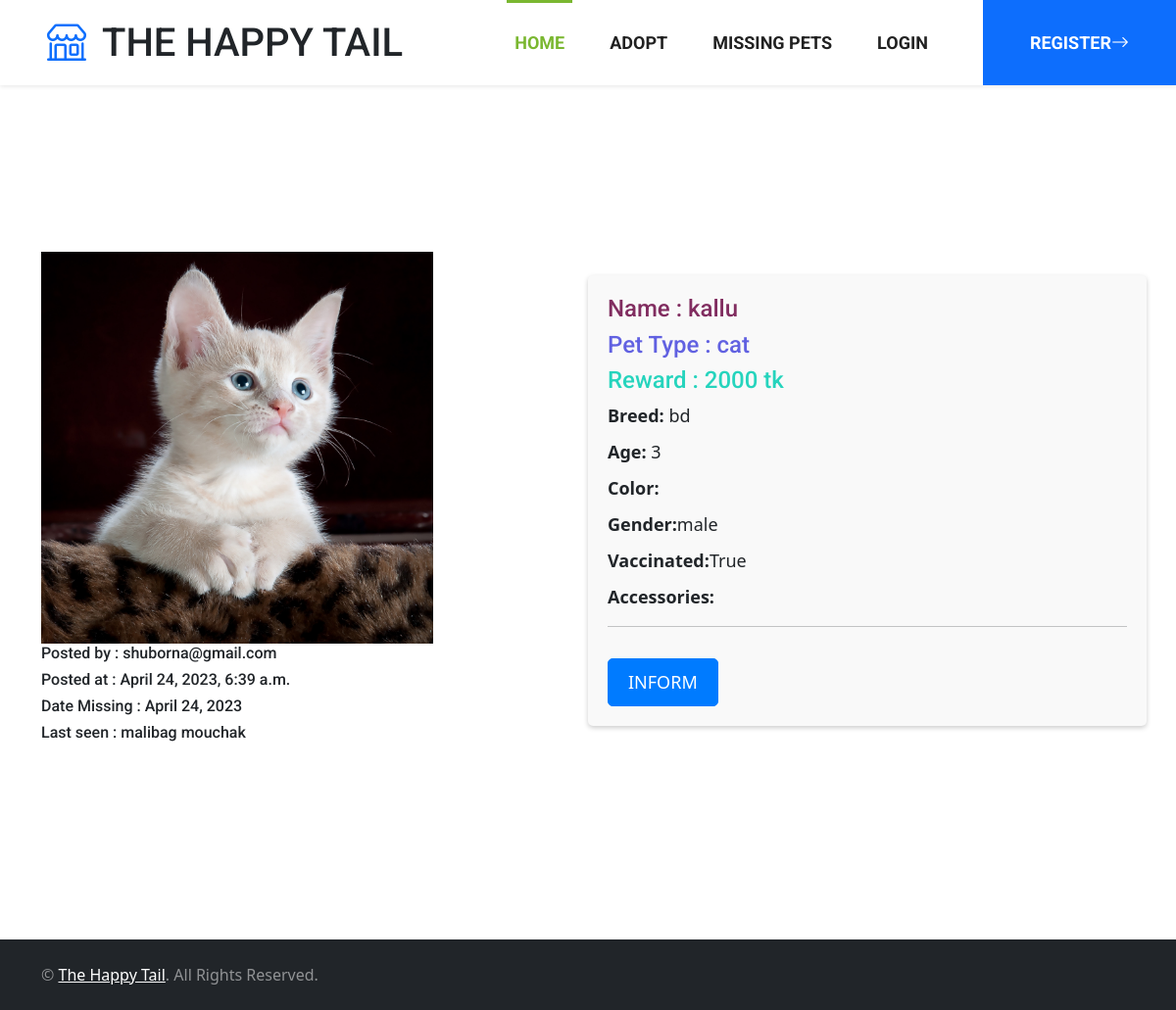
The page /post/missing/1/ on the database its author committed.
### post/models.py (models this page shows, shortened)
class Post(models.Model):
    user = models.ForeignKey(CustomUser, on_delete=models.CASCADE, null=True, default=None)
    PET_TYPE_CHOICES = [
        ('cat', 'Cat'),
        ('dog', 'Dog'),
        ('bird', 'Bird'),
        ('other', 'Other'),
    ]
    pet_name = models.CharField(max_length=255)
    pet_type = models.CharField(max_length=10, choices=PET_TYPE_CHOICES)
    pet_breed = models.CharField(max_length=255, null=True, blank=True)
    pet_description = models.TextField(null=True,blank=True)
    pet_image = models.ImageField(upload_to='static/img/pet', null=True, blank=True)
    pet_vaccinated = models.BooleanField(null=True, blank=True)
    pet_colour = models.CharField(max_length=20, null=True, blank=True)
    pet_gender = models.CharField(max_length=20, null=True, blank=True)
    pet_location = models.CharField(max_length=255,null=True, blank=True)
    pet_mobile = models.CharField(max_length=20)
    created_at = models.DateTimeField(auto_now_add=True)
    updated_at = models.DateTimeField(auto_now=True)
    pet_age = models.IntegerField(null=True, default=0)
    class Meta:
        abstract = True

class MissingPost(Post):
    pet_last_seen_location = models.CharField(max_length=255)
    pet_datemissing = models.DateField(null=True,blank=True)
    pet_accessories = models.CharField(max_length=255 , null=True , blank= True)
    pet_rewards = models.CharField(max_length=255, null=True , blank=True)
    pet_still_missing = models.BooleanField(default=True)

### customuser/models.py (models this page shows, shortened)
class CustomUser(models.Model):
    user = models.OneToOneField(User, null=True, blank=True, on_delete=models.CASCADE)
    name = models.CharField(max_length=255, default='')
    email = models.EmailField(primary_key=True, unique=True, default='')
    address = models.CharField(max_length=255, blank=True, null=True)
    def __init__(self, *args, **kwargs):
        super().__init__(*args, **kwargs)

### post/views.py (the view)
# urls.py: path('<str:type>/<int:pk>/', pet_detail, name='pet_detail'),
def pet_detail(request,type,pk):
    pet_type = {'adoption': AdoptionPost, 'missing': MissingPost}.get(type, None)
    if pet_type is None:
        return render(request, '404.html', status=404)
    pet = get_object_or_404(pet_type, pk=pk)
    creator_name = pet.user.email
    context = {'pet': pet, 'creator_name': creator_name}
    if type=='adoption' :
        return render(request, 'adoption_pet_detail.html', context)
    else:
        return render(request, 'missing_pet_detail.html', context)

### templates/missing_pet_detail.html (shortened to what this page needs)
<!DOCTYPE html>
<html lang="en">
{% include 'navbar.html' %}
{% load static %}
  <head>
    <link href="https://cdn.jsdelivr.net/npm/bootstrap@5.3.0-alpha3/dist/css/bootstrap.min.css" rel="stylesheet">
  </head>
  <body>
    <br/>
    <div class="container">
      <div class="row center">
        <div class="col-md-6">
          <img style="width: 400px; height: 400px;" src="/{{ pet.pet_image }}" />
          <h6>Posted by : {{creator_name}}</h6>
          <h6>Posted at : {{pet.updated_at}}</h6>
          <h6>Date Missing : {{pet.pet_datemissing}}</h6>
          <h6>Last seen : {{pet.pet_last_seen_location}}</h6>
        </div>
        <div class="col-md-6 pet-details">
            <h4 style="color: rgb(129, 45, 96);">Name : {{pet.pet_name}}</h4>
            <h4 style="color: rgb(97, 97, 225);">Pet Type : {{pet.pet_type}}</h4>
            <h4 style="color: rgb(38, 212, 189);">Reward : {{pet.pet_rewards}}</h4>
          <ul>
            <li><strong>Breed:</strong> {{pet.pet_breed}}</li>
            <li><strong>Age:</strong> {{pet.pet_age}}</li>
            <li><strong>Color:</strong> {{pet.pet_color}}</li>
            <li><strong>Gender:</strong>{{pet.pet_gender}}</li>
            <li><strong>Vaccinated:</strong>{{pet.pet_vaccinated}}</li>
            <li><strong>Accessories:</strong>{{pet.pet_accessories}}</li>
          </ul>
          <hr>
		<a  href=""> <button type="submit" class="btn btn-adopt mt-3">Inform</button> </a>
        </div>
      </div>
    </div>
  </body>
  {% include 'footer.html' %}
</html>

### static/css/style.css (style rules this page uses)
:root { --primary: #7AB730; --secondary: #FFD33C; --light: #F3F3F3; --dark: #212121; }
.btn { font-family: 'Roboto', sans-serif; text-transform: uppercase; font-weight: 700; transition: .5s; }

### templates/missing_pet_detail.html (style rules this page uses)
.center { display: flex; justify-content: center; align-items: center; height: 100vh; }
.pet-details { background-color: #f9f9f9; border-radius: 5px; box-shadow: 0px 2px 5px rgba(0,0,0,0.2); padding: 20px; }
.pet-details ul { list-style: none; margin: 0; padding: 0; }
.pet-details ul li { margin-bottom: 10px; font-size: 18px; }
.btn-adopt { background-color: #007bff; border-color: #007bff; color: #fff; font-size: 18px; padding: 10px 20px; border-radius: 5px; transition: all 0.3s ease-in-out; }

### rows shown on the page
MissingPost: pet_image (picture), updated_at "April 24, 2023, 6:39 a.m.", pet_datemissing "April 24, 2023", pet_last_seen_location "malibag mouchak", pet_name "kallu", pet_type "cat", pet_rewards "2000 tk", pet_breed "bd", pet_age "3", pet_gender "male", pet_vaccinated "True"
CustomUser: email "shuborna@gmail.com"
